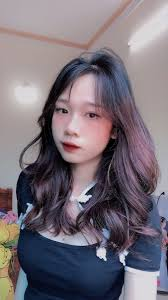
#> input picture image/1.jpg, 168 x 300 px; its folder holds 4 pictures in this run
$ jupyter execute ObjectDetection.ipynb
#> lines starting #> are read from the running program, lines starting #| are printed output that depends on the picture
Các vấn đề xung quanh Object Detection

Trong cuộc sống hiện đại ngày nay, việc các mô hình hay thuật toán có khả năng nhận diện đối tượng đã không còn gì là xa lạ đối với mọi người, một trong những ví dụ thường gặp như hệ thống camera phạt nguội ở các nút giao thông, hay các module điểm danh/chấm công bằng khuôn mặt.

Hôm nay, chúng ta hãy cùng tìm hiểu về các vấn đề, nguyên lí của thuật toán Object Detection. Trước tiên, một số thuật ngữ hay được sử dụng như:
- Bounding box: là một hình chữ nhật bao quanh một vật thể.
- Feature: là một vector mô tả một vật thể.
- Feature map: là một tensor mà mỗi phần tử là một feature.
- Anchor: là một bounding box có kích thước và tỷ lệ cố định.
- Proposal: là một bounding box được đề xuất.
- RoI (Region of Interest): là một bounding box được chọn từ feature map.
- RoI pooling: là một phép pooling được thực hiện trên một RoI.
- ...

Về tư tưởng của object detection:
1. Chia ảnh thành các ô nhỏ (sliding window)
2. Dùng mô hình để dự đoán xem ô đó có chứa object hay không
3. Nếu có object thì vẽ bounding box
4. Lặp lại cho tất cả các ô

Oke, nghe thì có vẻ là đơn giản, tuy nhiên chúng ta hãy thử tiếp cận bằng 2 cách khác nhau:
- sử dụng thuần các thư viện như OpenCV, dlib, các thuật toán Machine Learning
- sử dụng các mô hình Deep Learning, đặc biệt là nhóm mô hình họ YOLO, nói về YOLO thì chúng ta sẽ nói ở bài sau :D

Trước hết, hãy thử tiếp cận theo hướng thứ nhất. Hãy import các thư viện hay sử dụng:

[cell 1]
import cv2
import matplotlib.pyplot as plt
import shutil
import PIL
import numpy as np
import sys
import os
import sklearn
from IPython.display import clear_output

[cell 2]
def remove(PATH):
    for i in os.listdir(PATH):
        os.remove(PATH + '/' + i)
def re_size(PATH):
#> called with PATH = 'image'
    if os.path.exists('image_processed'):
        remove('image_processed')
    else:
        os.makedirs('image_processed')
    PATH_TO = 'image_processed'
    for i in os.listdir(PATH):
        img = cv2.imread(PATH + '/' + i)
#> img is the input picture: shape (300, 168, 3); mean B, G, R 120, 110.9, 119.4
        img = cv2.resize(img, (256, 256))
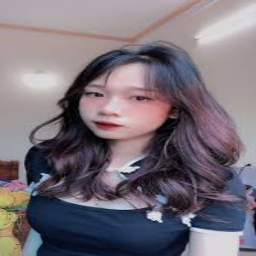
#> img: shape (256, 256, 3); mean B, G, R 119.9, 110.8, 119.3
        cv2.imwrite(PATH_TO + '/' + i, img)
#> pass 2 of the loop in re_size, `for i in os.listdir(PATH):`:
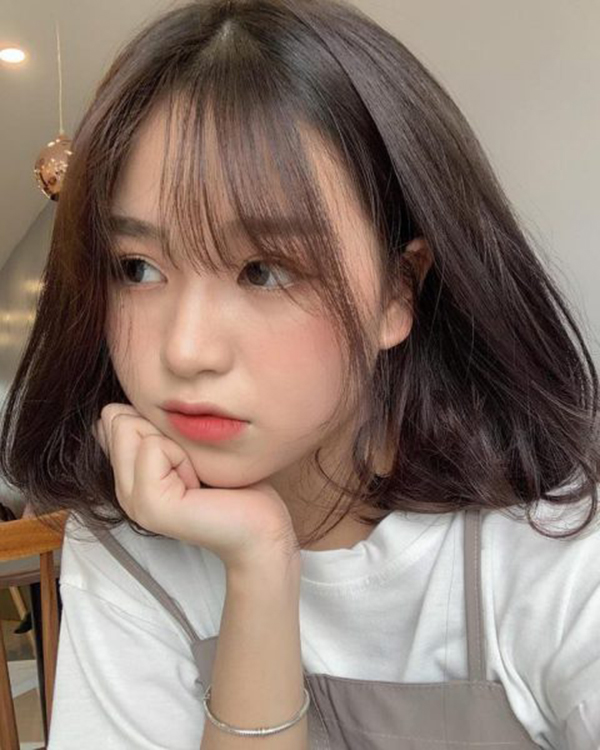
#> input picture image/10.jpg, 600 x 750 px
#> in re_size, img is the input picture: shape (750, 600, 3); mean B, G, R 111.8, 122, 140.1
#> in re_size, `img = cv2.resize(img, (256, 256))`:
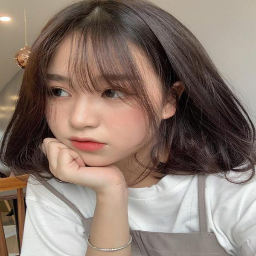
#> img: shape (256, 256, 3); mean B, G, R 111.6, 121.9, 140
#> pass 3 of the loop in re_size, `for i in os.listdir(PATH):`:
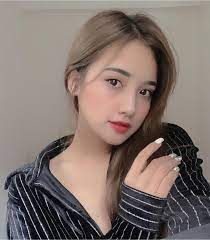
#> input picture image/11.jpg, 210 x 240 px
#> in re_size, img is the input picture: shape (240, 210, 3); mean B, G, R 109.2, 114.8, 129.5
#> in re_size, `img = cv2.resize(img, (256, 256))`:
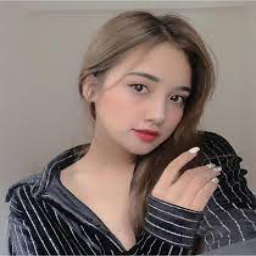
#> img: shape (256, 256, 3); mean B, G, R 109.1, 114.7, 129.4
#> the loop made 4 passes; the first 3 are shown
    print("All images resized!")
